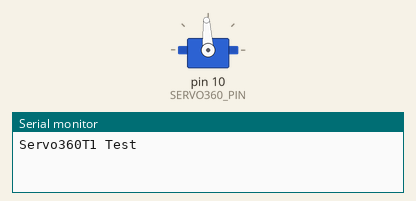
This sketch was run on a simulated Arduino Uno, built with avr-gcc and run on an emulated ATmega328P. Parts: servo, the last lines printed to the serial monitor.

Above: at 0.2 s.
At 8.1 s:
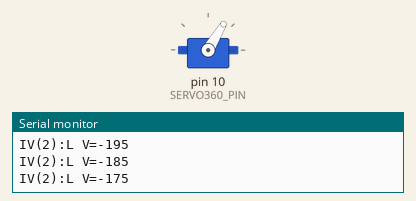
At 18.1 s:
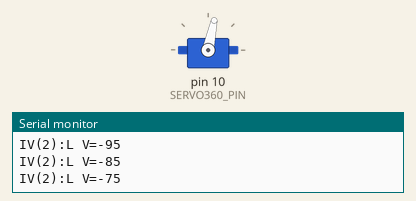
At 38.1 s:
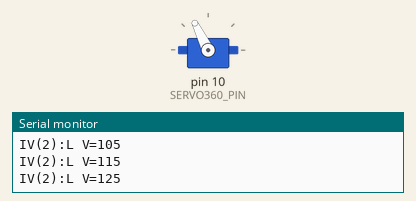
Timing chart, 0 to 40.0 s (numbered marks = the images above):
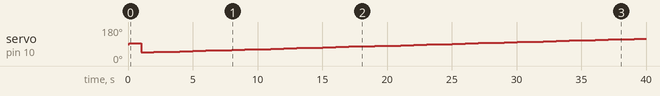

The sketch:

33-MotorServo360T1.ino
```cpp
// (licence header left out)
#define LOG
#define LOG_LOOP
#include <Easy.h>

//*****************************************************************
#define SERVO360_PIN 10
#define MOTOR_SPEED_STEPWIDTH 10
#define STEPWIDTH_MSEC 1000

void setup()
{
     //((*** Initialize: Configure your sketch here....
#ifdef LOG
  GetLog()->printf("Servo360T1 Test");
#endif

  // Create input servo 360 (uses Timer 1, this conflicts e.g. with serial0)
  MotorServo360T1* motor = new MotorServo360T1(SERVO360_PIN);

  IteratorValue* iteratorValue = new IteratorValue(-motor->getMaxSpeed(), motor->getMaxSpeed(), MOTOR_SPEED_STEPWIDTH, STEPWIDTH_MSEC, cmMin2Max2Min);
  Relation1to1* relationServoOff = new Relation1to1(NULL, motor, iteratorValue);
// ***))

  // Initialize control
  ControlManagerFactory::GetControlManager()->Setup();
}

//*****************************************************************
void loop() {
  //*** Run: No additional code is required

#ifdef LOG_LOOP_DEBUG
  GetLog()->println("Loop");
#endif

  ControlManagerFactory::GetControlManager()->Loop();

  delay(5);
}
```

Measured:
- by itself, servo on pin 10 (SERVO360_PIN): 90° → 93° at 0.10 s, → 46° 0.90 s later, → 48° 1.0 s later, → 50° 1.0 s later, … (41 changes in this stretch)
